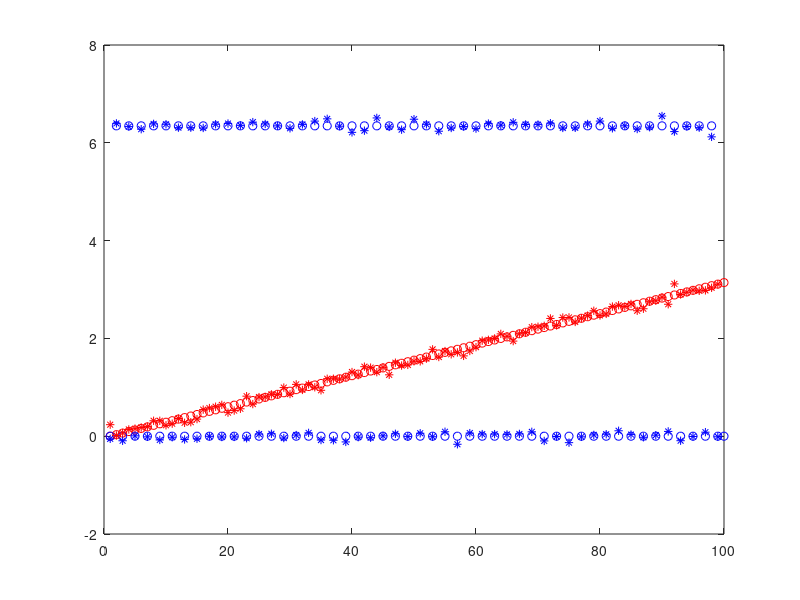

This figure's MATLAB source:
function SafeAlgo()
    close all
    %#######################################
    %############## CONSTANTS ##############
    %#######################################
    K = 10;                         % noisy trajectories for STOMP
    STEPS = 10;                     % number of steps to linearize for LQG
    
    SAFETY_THRESHOLD = 0.95;        % above this value a policy is considered safe
    U_MAX = 1;                      % max input
    POINTS_IN_TRAJ = 100;           % points in trajectory
    DELTA_T = 0.01;                 % time step size
    STOMP_NOISE_MEAN = 0;           % mean of noise for trajectory
    STOMP_NOISE_STD = 0.1;          % noise std for trajectory
    NUM_OF_STATES = 2;              % number of state variables
    H = 10;                         % STOMP regularizing term
    
    
    %#######################################
    %############## VARIABLES ##############
    %#######################################
    cur_state = 0;                    % current state
    end_state = pi;                   % goal state
    u_inputs = [-U_MAX, U_MAX, 0];    % Possible inputs
    M_smoothing = ones(POINTS_IN_TRAJ - 1, 2);                 % Smoothing array for STOMP
    
    
    
    % Create Nominal Trajectory
    % build straight line trajectory
    u_traj = [];
    pos_traj = linspace(cur_state, end_state, POINTS_IN_TRAJ)';
    vel_traj = zeros(size(pos_traj));
    
    for i_traj = 2:length(pos_traj) - 1
        start_traj = pos_traj(i_traj);
        end_traj = pos_traj(i_traj + 1);
        vel_start = vel_traj(i_traj-1);
        vel_traj(i_traj) = (end_traj - start_traj) * 2 / DELTA_T - vel_start;
    end    
    % Trajectory is crazy (need to smooth it out)
%     plot(pos_traj, 'ro')
%     hold on
%     plot(vel_traj, 'bo')
%     hold off
    
    for i = 1:10
        % Create K trajectories by adding Noise
        STOMP_traj = cell(K,1);
    %     STOMP_traj{:} = zeros(shape(start_traj), 2); % K trajectories x pts x [pos, vel]
    %     plot(pos_traj, 'ro')
    %     hold on
    %     plot(vel_traj, 'bo')
        noise = zeros(K, POINTS_IN_TRAJ, NUM_OF_STATES);
        for i_K = 1:K
            %update noise to be sampled from R^-1
           noise(i_K, :, :) = normrnd(STOMP_NOISE_MEAN, STOMP_NOISE_STD, size([pos_traj, vel_traj]));
           STOMP_traj{i_K} = [pos_traj, vel_traj] + squeeze(noise(i_K,:,:));
    %        plot(STOMP_traj{i_K}(:,1), 'ro')
    %        plot(STOMP_traj{i_K}(:,2), 'bo')
        end
    %     hold off
        % Build Feedback Controller -- LQG
            % linear GP about steps

            % add points while building K matrices
            % other matrices

        % Imagination Rollouts
            % Build matrices
            % Sample at each time step
                % check if it is safe - ?
                % cost of trajectory

        % Choose Policy
        cost = rand(K, POINTS_IN_TRAJ, NUM_OF_STATES);
        importance_weighting = zeros(K, POINTS_IN_TRAJ, NUM_OF_STATES);
        for i_step = 1:length(STOMP_traj{1}(:,1)) % each point in trajectory
            for i_K = 1:K % each trajectory
            % Weight all points sampled during STOMP 
                for i_state = 1:NUM_OF_STATES
                    num = cost(i_K, i_step, i_state) - min(cost(:, i_step, i_state));
                    den = max(cost(:, i_step, i_state)) - min(cost(:, i_step, i_state));
                    importance_weighting(i_K, i_step, i_state) = exp(-H * num/den); 
                end
            end
            
            %normalize for softmax
            for i_state = 1:NUM_OF_STATES
                importance_weighting(:, i_step, i_state) = importance_weighting(:, i_step, i_state) / sum(importance_weighting(:, i_step, i_state));
            end
        end

        % add that to original trajectory
        delta = zeros(POINTS_IN_TRAJ - 1, NUM_OF_STATES);
        for i_step = 1:length(delta)
            for i_states = 1:NUM_OF_STATES
                % delta = sum (prob * noise) for each variation at that point
                delta(i_step, i_states) = importance_weighting(:, i_step, i_states)' * noise(:, i_step, i_states);
            end
        end
        % Smooth with M = smoothing factor
        delta_smooth = M_smoothing .* delta;
        pos_traj_new = pos_traj(1:end-1) + delta_smooth(:,1);
        vel_traj_new = vel_traj(1:end-1) + delta_smooth(:,2);


        plot(pos_traj, 'ro')
        hold on
        plot(vel_traj, 'bo')
        plot(pos_traj_new, 'r*')
        plot(vel_traj_new, 'b*')
        hold off
    end
    % Evaluate Safety of POlicy
    
    % if above threshold -> return policy
    
    % else:
    
    % find point with highest info gain
    
    % create trajectory x0 -> xi -> x0 (probably just use STOMP again)
    
    % update f_cost based on objective (change it somehow)

end